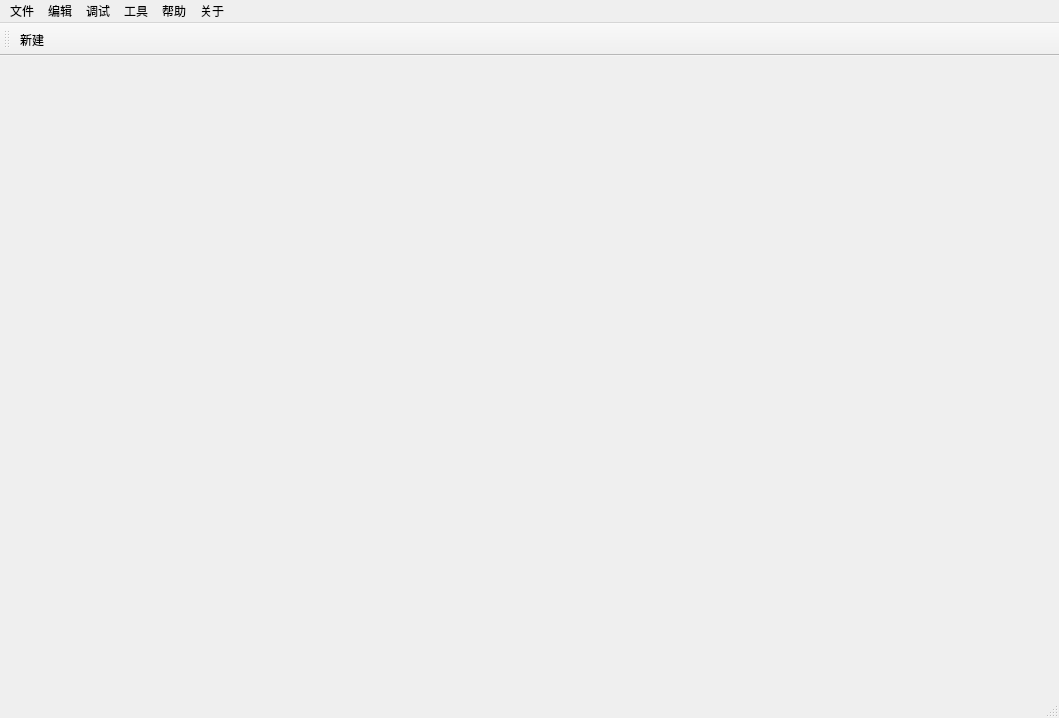
<?xml version="1.0" encoding="UTF-8"?>
<ui version="4.0">
 <class>MainWindow</class>
 <widget class="QMainWindow" name="MainWindow">
  <property name="geometry">
   <rect>
    <x>0</x>
    <y>0</y>
    <width>1059</width>
    <height>718</height>
   </rect>
  </property>
  <property name="windowTitle">
   <string>MainWindow</string>
  </property>
  <widget class="QWidget" name="centralWidget"/>
  <widget class="QMenuBar" name="menuBar">
   <property name="geometry">
    <rect>
     <x>0</x>
     <y>0</y>
     <width>1059</width>
     <height>23</height>
    </rect>
   </property>
   <widget class="QMenu" name="menu">
    <property name="title">
     <string>文件</string>
    </property>
    <addaction name="actionxinjian"/>
    <addaction name="actionsave"/>
    <addaction name="actiondakaizuijin"/>
    <addaction name="actionclose"/>
   </widget>
   <widget class="QMenu" name="menu_2">
    <property name="title">
     <string>编辑</string>
    </property>
    <addaction name="actionfuzhi"/>
    <addaction name="actionzhantie"/>
    <addaction name="actionquanxuan"/>
   </widget>
   <widget class="QMenu" name="menu_3">
    <property name="title">
     <string>工具</string>
    </property>
    <addaction name="actionwaibu"/>
    <addaction name="actionxuanxiang"/>
   </widget>
   <widget class="QMenu" name="menu_4">
    <property name="title">
     <string>帮助</string>
    </property>
    <addaction name="actionmulu"/>
    <addaction name="actionsuoyin"/>
   </widget>
   <widget class="QMenu" name="menu_5">
    <property name="title">
     <string>关于</string>
    </property>
    <addaction name="actionbanbenxinxi"/>
   </widget>
   <widget class="QMenu" name="menu_6">
    <property name="title">
     <string>调试</string>
    </property>
    <addaction name="actiondanbu"/>
    <addaction name="actiondanbujinru"/>
    <addaction name="actionqiehuanduandian"/>
   </widget>
   <addaction name="menu"/>
   <addaction name="menu_2"/>
   <addaction name="menu_6"/>
   <addaction name="menu_3"/>
   <addaction name="menu_4"/>
   <addaction name="menu_5"/>
  </widget>
  <widget class="QToolBar" name="mainToolBar">
   <attribute name="toolBarArea">
    <enum>TopToolBarArea</enum>
   </attribute>
   <attribute name="toolBarBreak">
    <bool>false</bool>
   </attribute>
   <addaction name="actionxinjian"/>
  </widget>
  <widget class="QStatusBar" name="statusBar"/>
  <action name="actiondakai">
   <property name="text">
    <string>打开</string>
   </property>
  </action>
  <action name="actionsave">
   <property name="text">
    <string>保存</string>
   </property>
  </action>
  <action name="actionfuzhi">
   <property name="text">
    <string>复制</string>
   </property>
  </action>
  <action name="actionzhantie">
   <property name="text">
    <string>粘贴</string>
   </property>
  </action>
  <action name="actionxinjian">
   <property name="text">
    <string>新建</string>
   </property>
  </action>
  <action name="actionquanxuan">
   <property name="text">
    <string>全选</string>
   </property>
  </action>
  <action name="actiondakaizuijin">
   <property name="text">
    <string>打开最近</string>
   </property>
  </action>
  <action name="actionclose">
   <property name="text">
    <string>退出</string>
   </property>
  </action>
  <action name="actionwaibu">
   <property name="text">
    <string>外部</string>
   </property>
  </action>
  <action name="actionxuanxiang">
   <property name="text">
    <string>选项</string>
   </property>
  </action>
  <action name="actionmulu">
   <property name="text">
    <string>目录</string>
   </property>
  </action>
  <action name="actionsuoyin">
   <property name="text">
    <string>索引</string>
   </property>
  </action>
  <action name="actiondanbu">
   <property name="text">
    <string>单步</string>
   </property>
  </action>
  <action name="actiondanbujinru">
   <property name="text">
    <string>单步进入</string>
   </property>
  </action>
  <action name="actionqiehuanduandian">
   <property name="text">
    <string>切换断点</string>
   </property>
  </action>
  <action name="actionbanbenxinxi">
   <property name="text">
    <string>版本信息</string>
   </property>
  </action>
 </widget>
 <layoutdefault spacing="6" margin="11"/>
 <resources/>
 <connections/>
</ui>
